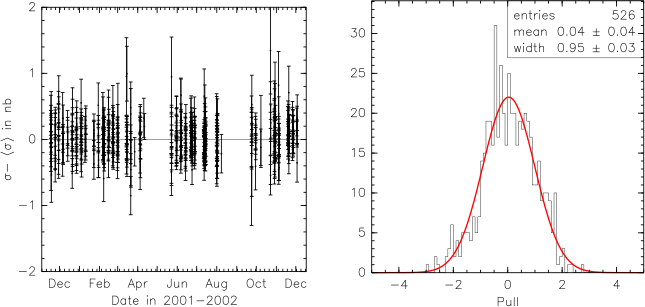

This chart was generated by the following Python code:
from minuit import *
execfile("/home/mccann/antithesis/utilities.py")
nobeam = getsb("cos")
ebeam = getsb("bge")
pbeam = getsb("bgp")
runstart = pickle.load(open("/home/mccann/antithesis/old_dotps/runstart.p"))
runend = pickle.load(open("/home/mccann/antithesis/old_dotps/runend.p"))
import time

nbish2nb = 23.0481

u1runs = []
u2runs = []
u3runs = []
for r in initialrunlist:
  if r not in mybadruns:
    if runsummary[r].res == 1 and runsummary[r].kind == 'c':
      u1runs.append(r)
    if runsummary[r].res == 2 and runsummary[r].kind == 'c':
      u2runs.append(r)
    if runsummary[r].res == 3 and runsummary[r].kind == 'c':
      u3runs.append(r)

def get_runs(runs, usebhabha=False):
  g = 0
  h = 0
  e = 0
  p = 0
  c = 0
  wsum = 0.
  wesum = 0.
  for r in runs:
    therun = getdb(r)
    ngg = therun.gamgam
    if r in mycarefulscan: ngg = therun.gamgam_vstime.sum(0.,0.99)
    
    if usebhabha:
      ngg = therun.bhabha
      if r in mycarefulscan: ngg = therun.bhabha_vstime.sum(0.,0.99)

    wsum += float(ngg)
    wesum += float(ngg) * runsummary[r].energy
#    print "    run", r, "energy =", runsummary[r].energy, "gamgams =", ngg

    if r in mycarefulscan:
      g += therun.gamgam_vstime.sum(0.,0.99)
      h += therun.hadroncool_vstime.sum(0.,0.99)
      e += therun.beamgase_vstime.sum(0.,0.99)
      p += therun.beamgasp_vstime.sum(0.,0.99)
      c += therun.cosmic_vstime.sum(0.,0.99)

      if usebhabha:
        g -= therun.gamgam_vstime.sum(0.,0.99)
        g += therun.bhabha_vstime.sum(0.,0.99)
    else:
      g += therun.gamgam
      h += therun.hadroncool
      e += therun.beamgase
      p += therun.beamgasp
      c += therun.cosmic

      if usebhabha:
        g -= therun.gamgam
        g += therun.bhabha

  average_energy = wesum / wsum
#  print "  Average energy is", average_energy

  ebkgnd = 1. * (ebeam.hadroncool - 1.*nobeam.hadroncool*ebeam.cosmic/nobeam.cosmic) * e / ebeam.beamgase
  pbkgnd = 1. * (pbeam.hadroncool - 1.*nobeam.hadroncool*pbeam.cosmic/nobeam.cosmic) * p / pbeam.beamgasp
  cbkgnd = 1. * nobeam.hadroncool * c / nobeam.cosmic

  hadrons = h - ebkgnd/2. - pbkgnd/2. - cbkgnd
  hadrons_err = sqrt(h + c * (1.*nobeam.hadroncool/nobeam.cosmic)**2 + ebkgnd/2. + pbkgnd/2.)
#  print "  Corrected number of hadrons is", hadrons, "+/-", hadrons_err
#  print "  Number of gamgams is", g

  cs = hadrons / g / average_energy**2 * nbish2nb

  cs_err = cs * sqrt((1.*hadrons_err / hadrons)**2 + 1./g)
#  print "  Hadronic cross-section is", cs, "+/-", cs_err

  if usebhabha:
    cs /= 0.077045
    cs_err /= 0.077045

  return average_energy, cs, cs_err

u1data = []
u2data = []
u3data = []
for r in u1runs: u1data.append(get_runs([r]))
for r in u2runs: u2data.append(get_runs([r]))
for r in u3runs: u3data.append(get_runs([r]))

def run_date(r):
  if r in runstart and r in runend:
    return (runstart[r] + runend[r])/2.
  elif r in runstart:
    return runstart[r]
  elif r in runend:
    return runend[r]
  else:
    return run_date(r-1)

mean1 = jt.wmean(map(lambda (a,b,c): (b,c), u1data))[0]
mean2 = jt.wmean(map(lambda (a,b,c): (b,c), u2data))[0]
mean3 = jt.wmean(map(lambda (a,b,c): (b,c), u3data))[0]

x = []
y = []
yerr = []
for r, (e, c, cerr) in zip(u1runs, u1data):
  x.append(run_date(r))
  y.append(c - mean1)
  yerr.append(cerr)
for r, (e, c, cerr) in zip(u2runs, u2data):
  x.append(run_date(r))
  y.append(c - mean2)
  yerr.append(cerr)
for r, (e, c, cerr) in zip(u3runs, u3data):
  x.append(run_date(r))
  y.append(c - mean3)
  yerr.append(cerr)

p = biggles.FramedPlot()
p.add(biggles.Points(x, y, symboltype="filled circle", size=0.7))
p.add(biggles.SymmetricErrorBarsY(x, y, yerr))
p.add(biggles.LineY(0.))
p.x1.range = min(x)-14.*24.*60.*60., max(x)+14.*24.*60.*60.
p.y1.range = -2., 2.
p.show()

dticks = []
dlabels = []
for y in (2001, 2002):
  for m in Numeric.array(range(12))+1:
    for d in [1,]:
      dticks.append(time.mktime(time.strptime("%02d %02d %4d" % (m, d, y), "%m %d %Y")))
for y in (2001, 2002):
  for m in ("", "Feb", "", "Apr", "", "Jun", "", "Aug", "", "Oct", "", "Dec"):
    for d in [1,]:
      dlabels.append("%s" % (m))
dsubticks = []
for y in (2001, 2002):
  for d in Numeric.array(range(365))+1:
    if d % 7 == 0:
      dsubticks.append(time.mktime(time.strptime("%03d %4d" % (d, y), "%j %Y")))
subticks = []
sublabels = []
for t, l in zip(dticks, dlabels):
  if min(x)-14.*24.*60.*60. < t < max(x)+14.*24.*60.*60.:
    subticks.append(t)
    sublabels.append(l)
subsubticks = []
for t in dsubticks:
  if min(x)-14.*24.*60.*60. < t < max(x)+14.*24.*60.*60.:
    subsubticks.append(t)
p.x1.ticks = subticks
p.x1.subticks = subsubticks
p.x1.ticklabels = sublabels
p.x2.ticks = subticks
p.x2.subticks = subsubticks
p.x2.draw_ticklabels = 0

p.y1.label = r"$\sigma - \langle\sigma\rangle$ in nb"
p.x1.label = "Date in 2001-2002"
p.show()

class MoreThanHist:
  def __init__(self, bins, low, high):
    self.h = hist.h1(bins, low, high)
    self.data = []
  def fill(self, l):
    for x in l:
      self.data.append(x)
      self.h.fill(x)
  def rootn(self):
    self.h.rootn()
  def plot(self):
    return self.h.plot()
  def sum(self):
    return self.h.sum()
  def overflow(self):
    return self.h.overflow
  def underflow(self):
    return self.h.underflow

def dofitgauss(h):
  def gauss(m, s, x): return exp(-(x-m)**2/2./s**2)/sqrt(2.*pi)/s
  def fitgauss(m,s):
    c = 0.
    for x in h.data:
      c += -log(gauss(m, s, x))
    return c
  m = Minuit(fitgauss, start=[0., 1.], up=0.5)
  m.migrad()
  m.minos([0,1])
  err0 = (m.minos_errors[0][1] - m.minos_errors[0][0])/2.
  err1 = (m.minos_errors[1][1] - m.minos_errors[1][0])/2.
  return m.values[0], err0, m.values[1], err1, lambda x: 0.1*len(h.data)*gauss(m.values[0], m.values[1], x)

h = MoreThanHist(100, -5., 5.)
h.fill(map(lambda (e,c,cerr): (c-mean1)/cerr, u1data))
h.fill(map(lambda (e,c,cerr): (c-mean2)/cerr, u2data))
h.fill(map(lambda (e,c,cerr): (c-mean3)/cerr, u3data))
mean, meanerr, width, widtherr, f = dofitgauss(h)
x = Numeric.arange(-5., 5., 0.01)
y = Numeric.arange(-5., 5., 0.01)
for i, xi in enumerate(x): y[i] = f(xi)

q = h.plot()
q.add(biggles.Curve(x,y, linewidth=3.5, color="red"))
entries = h.sum() + h.underflow() + h.overflow()
hist.addinfobox(q, [["entries", entries], ["mean", r"%4.2f $\pm$ %4.2f" % (mean, abs(meanerr))], ["width", r"%4.2f $\pm$ %4.2f" % (abs(width), abs(widtherr))]], width=0.5, colwidth=0.07)
q.x1.label = r"Pull"
q.show()

r = biggles.Table(1,2)
p.aspect_ratio = 1.
q.aspect_ratio = 1.
r[0,0] = p
r[0,1] = q
r.aspect_ratio = 5./11.
# r.show()
r.write_eps("/home/mccann/antithesis/plots/julyPlenary/stability.eps")
